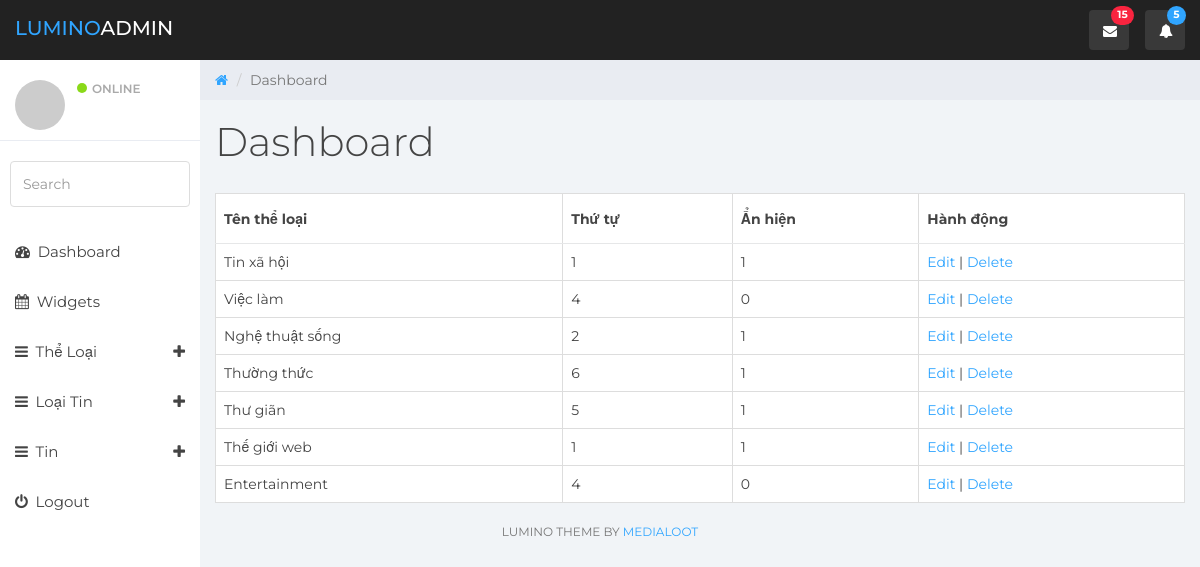
The page /Admin/list_theloai.php on the database its author committed.
### tables this page shows
CREATE TABLE `theloai` (
  `idTL` int(11) NOT NULL,
  `lang` char(2) NOT NULL DEFAULT 'vi',
  `TenTL` varchar(255) NOT NULL DEFAULT '',
  `TenTL_KhongDau` varchar(100) DEFAULT NULL,
  `ThuTu` int(11) DEFAULT 0,
  `AnHien` tinyint(1) DEFAULT 1
);

### Admin/list_theloai.php (the view)
<?php include "header.php"; ?>
	<div class="col-sm-9 col-sm-offset-3 col-lg-10 col-lg-offset-2 main">
		<div class="row">
			<ol class="breadcrumb">
				<li><a href="#">
					<em class="fa fa-home"></em>
				</a></li>
				<li class="active">Dashboard</li>
			</ol>
		</div>
		<div class="row">
			<div class="col-lg-12">
				<h1 class="page-header">Dashboard</h1>
			</div>
        </div>
        <div class="row">
                <div class="col-md-12">
                    <?php
                    $str = "select * from theloai";
                    $result = mysqli_query($conn,$str);?>
                        <div class="card-body">
                            <div class="table-responsive">
                                <table class="table table-bordered" id="dataTable" width="100%" cellspacing="0">
                                    <thead>
                                        <tr>
                                        <th>Tên thể loại</th>
                                        <th>Thứ tự</th>
                                        <th>Ẩn hiện</th>
                                        <th>Hành động</th>
                                        </tr>
                                    </thead>
                    <?php while ($row = mysqli_fetch_assoc($result)){?>
                        <tr>
                            <td><?php echo $row['TenTL']; ?></td>
                            <td><?php echo $row['ThuTu']; ?></td>
                            <td><?php echo $row['AnHien']; ?></td>
                            <td>
                                <a href="edit_theloai.php?idTL= <?php echo $row['idTL']; ?>">Edit</a> | <a href="delete_theloai.php?idTL= <?php echo $row['idTL']; ?>">Delete</a>
                            </td>
                        </tr>
                    <?php }
                    ?>
                                </table>
                            </div>
                        </div>
                </div>
            </div>
<?php include "footer.php"; ?>

### Admin/css/styles.css (style rules this page uses)
body { background: #f1f4f7; padding-top: 60px; font-size: 14px; color: #444444; font-family: "Montserrat", "Helvetica Neue", Helvetica, Arial, sans-serif; }
a, a:hover, a:focus { color: #30a5ff; }
h1, h2, h3, h4, h5, h6 { color: #444444; }
h1 { font-weight: 300; font-size: 40px; }
.breadcrumb { border-radius: 0; padding: 10px 15px 10px 15px; background: #e9ecf2; margin: 0; }
h1.page-header { margin-top: 20px; border-bottom: 0; }
.table { background: #fff; }
.table > thead > tr > th { border-bottom: 1px solid #e6e7e8; vertical-align: middle; height: 50px; }

### rows shown on the page
theloai: TenTL "Tin xã hội", ThuTu "1", AnHien "1"
theloai: TenTL "Việc làm", ThuTu "4", AnHien "0"
theloai: TenTL "Nghệ thuật sống", ThuTu "2", AnHien "1"
theloai: TenTL "Thường thức", ThuTu "6", AnHien "1"
theloai: TenTL "Thư giãn", ThuTu "5", AnHien "1"
theloai: TenTL "Thế giới web", ThuTu "1", AnHien "1"
theloai: TenTL "Entertainment", ThuTu "4", AnHien "0"
